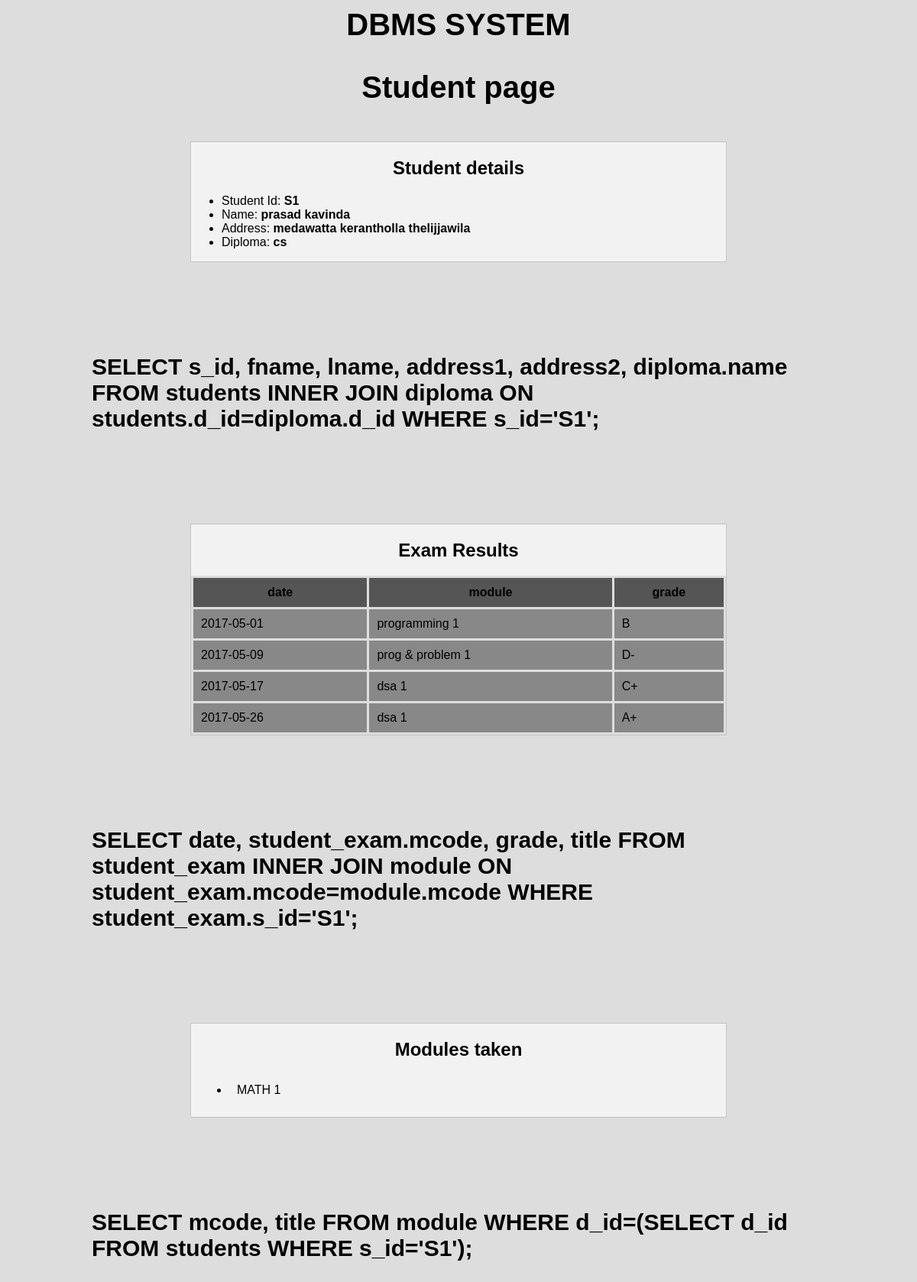
/admin/student.php?s_id=S1, run on an earlier commit of the app's database.
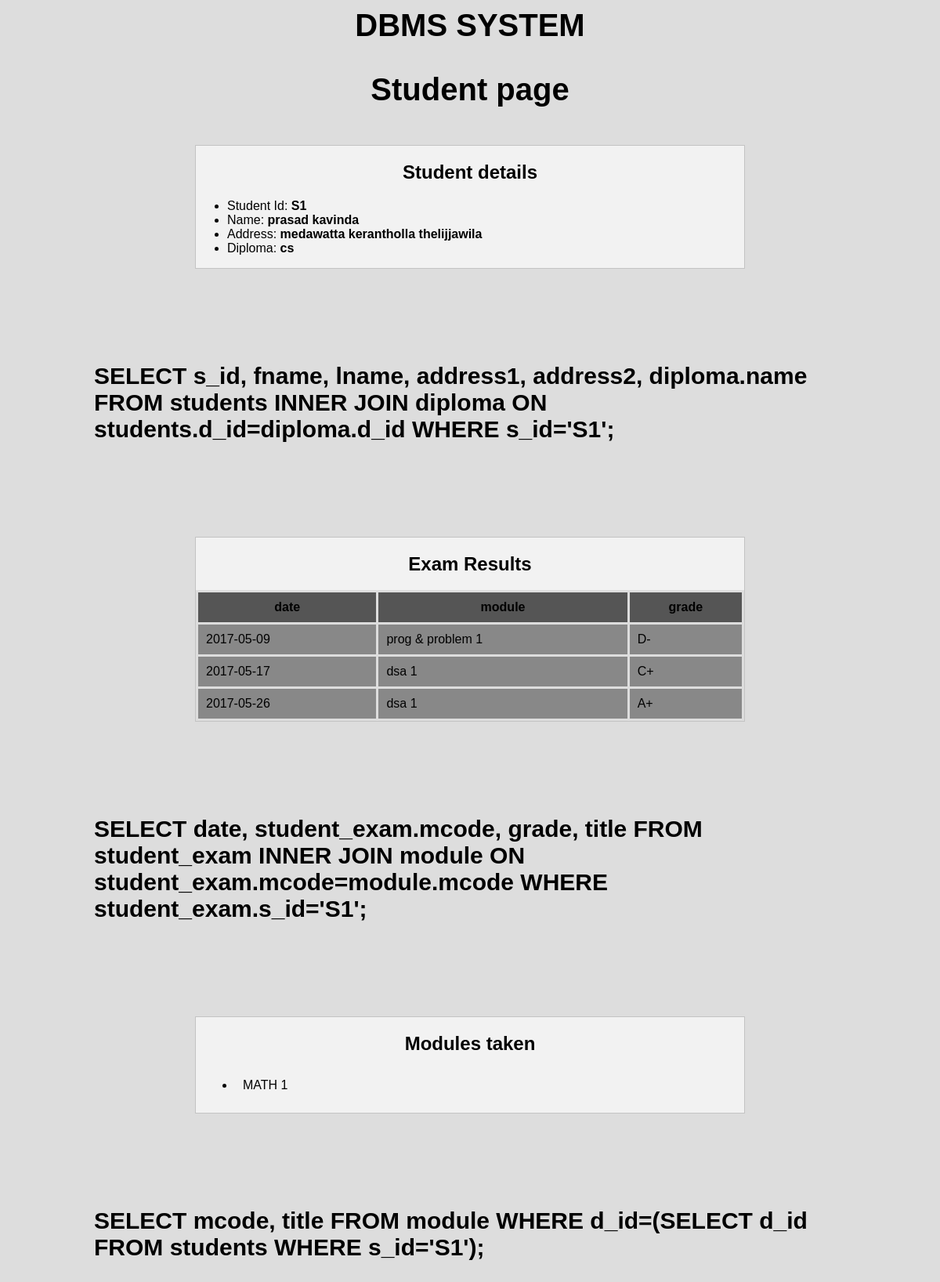
And on a later commit of the database.
### tables this page shows
CREATE TABLE `students` (
  `s_id` varchar(50) NOT NULL,
  `fname` varchar(225) NOT NULL,
  `lname` varchar(225) NOT NULL,
  `address1` varchar(225) NOT NULL,
  `address2` varchar(225) NOT NULL,
  `d_id` varchar(50) NOT NULL
);

CREATE TABLE `diploma` (
  `d_id` varchar(50) NOT NULL,
  `name` varchar(225) NOT NULL,
  `dep_id` varchar(50) NOT NULL
);

CREATE TABLE `student_exam` (
  `date` date NOT NULL,
  `mcode` varchar(50) NOT NULL,
  `s_id` varchar(50) NOT NULL,
  `grade` varchar(50) NOT NULL
);

CREATE TABLE `module` (
  `mcode` varchar(50) NOT NULL,
  `title` varchar(50) NOT NULL,
  `cr_level` int(11) NOT NULL,
  `coordinator_id` varchar(50) NOT NULL,
  `d_id` varchar(50) NOT NULL,
  `dep_id` varchar(50) NOT NULL,
  `semester` int(11) NOT NULL
);

### admin/student.php (the view, shortened to what this page needs)
<?php
if(isset($_GET["s_id"])){
    include_once("config.php");
    $s_id = $_GET["s_id"];
    $sql1 = "SELECT date, student_exam.mcode, grade, title FROM student_exam INNER JOIN module ON student_exam.mcode=module.mcode WHERE student_exam.s_id='$s_id';";
    $sql2 = "SELECT mcode, title FROM module WHERE d_id=(SELECT d_id FROM students WHERE s_id='$s_id');";
    $sql3 = "SELECT s_id, fname, lname, address1, address2, diploma.name FROM students INNER JOIN diploma ON students.d_id=diploma.d_id WHERE s_id='$s_id';";
    $result1 = mysqli_query($con, $sql1) or die(mysqli_error($con));
    $result2 = mysqli_query($con, $sql2) or die(mysqli_error($con));
    $result3 = mysqli_query($con, $sql3) or die(mysqli_error($con));
    if(mysqli_num_rows($result1)>0){
        $str = '';
        while($row=mysqli_fetch_assoc($result1)){
            $str .= "<tr style='margin: 10px;'><td>$row[date]</td><td>$row[title]</td><td>$row[grade]</td></tr>";
        }
    }else{
        $str = "<tr><td style='border: none;'>No data</td></tr>";
    }
    $str2 = '';
    if(mysqli_num_rows($result2)>0){
        while($row=mysqli_fetch_assoc($result2)){
            $str2 .="<li style='margin: 10px; '><a href='module.php?mcode=$row[mcode]'>$row[title]</a></li>";
        }
    }else{
        $str2 = "No data";
    }
    if(mysqli_num_rows($result3)>0){
        $str3 = '';
        while($row=mysqli_fetch_assoc($result3)){
            $str3 .= "<li>Student Id: <b>$row[s_id]</b></li>";
            $str3 .= "<li>Name: <b>$row[fname] "." "."$row[lname]</b></li>";
            $str3 .= "<li>Address: <b>$row[address1]"." "."$row[address2]</b></li>";
            $str3 .= "<li>Diploma: <b>$row[name]</b></li>";
        }
    }
}
 ?>
 <!DOCTYPE html>
<html>
<head>
    <link rel="stylesheet" href="../css/form.css?modified=205209">
    <link rel="stylesheet" href="../css/test.css?modified=204094">
    <link rel="stylesheet" href="../css/tab.css?modified=200209">
    <link rel="stylesheet" href="../css/navbar.css?modified=20209">
</head>
<body>
    <a href="index.php"><h1>DBMS System</h1></a>
        <h1>Student page</h1>
        <div class="container-main2">
            <h2>Student details</h2>
            <ul>
                <?php if(isset($str3)){echo $str3; } ?>
            </ul>
        </div>
        <div id="msg">
            <?php echo $sql3 ?>
        </div>
        <div class="container-main2">
            <h2>Exam Results</h2>
            <table>
                <tr>
                    <th>date</th><th>module</th><th>grade</th>
                </tr>
                    <?php if(isset($str)){echo $str; } ?>
            </table>
        </div>
        <div id="msg">
            <?php echo $sql1 ?>
        </div>
        <div class="container-main2">
            <h2>Modules taken</h2>
            <ul>
                <?php echo $str2 ?>
            </ul>
        </div>
        <div id="msg">
            <?php echo $sql2 ?>
        </div>
    </body>
</html>

What changed in the data, as far as the page shows it:
removed student_exam: date "2017-05-01", module.title "programming 1", grade "B"
